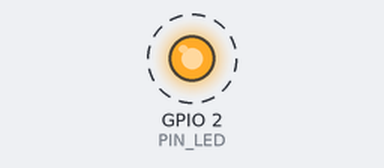
This sketch was run on a simulated ESP32. On the bench: output pins drawn as LEDs (lit = HIGH). Dashed ring = blinking. What the sketch prints to the serial monitor is not drawn.

Above: at 0.5 s.
Timing chart, 0 to 4.6 s (numbered marks = the images above):
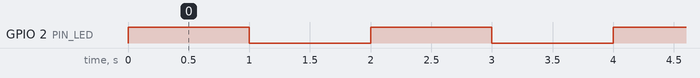

Measured:
- by itself, GPIO 2 (PIN_LED): alternates HIGH for 1.0 s and LOW for 1.0 s

The sketch:

exo01_blink.ino
```cpp
/*
 * exo01_blink.ino — Premier programme ESP32 de Jonathan (fait le 2026-11-04)
 * Carte : Freenove ESP32-WROVER (« ESP32 Wrover Module ») — Série : 115200 bauds
 * Effet : la LED sur GPIO 2 clignote chaque seconde, avec message sur le moniteur série.
 */

#define PIN_LED 2

void setup() {
  pinMode(PIN_LED, OUTPUT);
  Serial.begin(115200);
  Serial.println("Demarrage ESP32 !");
}

void loop() {
  digitalWrite(PIN_LED, HIGH);
  Serial.println("LED allumee");
  delay(1000);

  digitalWrite(PIN_LED, LOW);
  Serial.println("LED eteinte");
  delay(1000);
}
```
